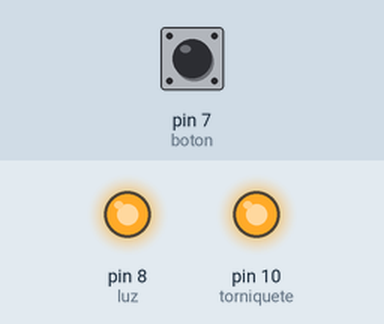
The sketch below on a simulated Arduino Uno, built with avr-gcc and run on an emulated ATmega328P. Shown: output pins drawn as LEDs (lit = HIGH). Inputs (shaded band) come from the test bench; at power-on: pin 7 (boton) HIGH. What the sketch prints to the serial monitor is not drawn.

Above: at 2.5 s.
Timing chart, 0 to 6.5 s (numbered marks = the images above):
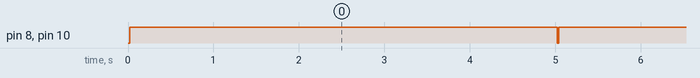

Measured:
- by itself, pin 8 (luz), pin 10 (torniquete): alternates HIGH for 5.0 s and LOW for 0.02 s

The sketch:

torniquete.ino
```cpp
int boton = 7;
int luz = 8;
int torniquete = 10;
int tiempo = 5000;

void setup() {

  pinMode(torniquete, OUTPUT);
  pinMode(luz, OUTPUT);
  pinMode(boton, INPUT_PULLUP);

  digitalWrite(torniquete, LOW);
  digitalWrite(luz, LOW);

  Serial.begin(9600);
}

void loop() {

  if (Serial.available() > 0) {
    int input = Serial.read();
      if (input == '1') {

        digitalWrite(luz, HIGH);
        digitalWrite(torniquete, HIGH);
        delay(tiempo);
        digitalWrite(luz, LOW);
        digitalWrite(torniquete, LOW);
      }
  }

  if (digitalRead(boton) == HIGH) {

        delay(20);

        if (digitalRead(boton) == HIGH) {
          digitalWrite(luz, HIGH);
          digitalWrite(torniquete, HIGH);
          delay(tiempo);
          digitalWrite(luz, LOW);
          digitalWrite(torniquete, LOW);
          Serial.println("boton");
        }
      }
}
```
